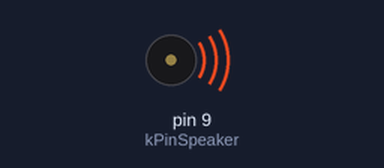
Bench run of a sketch on a simulated Arduino Uno, built with avr-gcc and run on an emulated ATmega328P. Parts: buzzer (waves = sounding).

Above: at 0.05 s.
At 0.15 s:
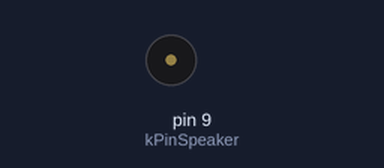
Timing chart, 0 to 3.0 s (numbered marks = the images above):
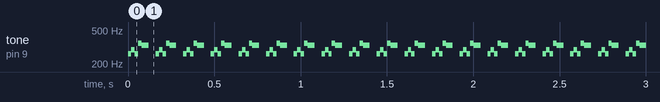

The sketch:

4_1_sketch.ino
```cpp
#define NOTE_C4 262
#define NOTE_D4 294
#define NOTE_E4 330
#define NOTE_F4 349
#define NOTE_G4 392
#define NOTE_A4 440
#define NOTE_B4 494
#define NOTE_C5 523
const int kPinSpeaker = 9;
const int kNotes = 7;
const int notes[kNotes] = {NOTE_C4, NOTE_C4, NOTE_D4, NOTE_C4
  , NOTE_F4, NOTE_E4,0};
const int beats[kNotes] = {1,1,2,2,2,4,4};
const int beat_length = 10;

void setup()
{
 pinMode(kPinSpeaker, OUTPUT);
}

void loop()
{
  for (int i = 0; i < kNotes; i++) {
    if (notes[i] == 0) {
    	delay(beats[i] * beat_length);
    }
    else {
    	ourTone(notes[i], beats[i]*beat_length);
    }
  }
}

void ourTone(int freq, int duration) {
	tone(kPinSpeaker, freq, duration);
  	delay(duration);
}
```

Measured:
- by itself, tone on pin 9 (kPinSpeaker): repeats every 0.16 s: 294 Hz 0.02 s, 262 Hz 0.02 s, 349 Hz 0.02 s, 330 Hz 0.04 s, silent 0.04 s, 262 Hz 0.02 s
